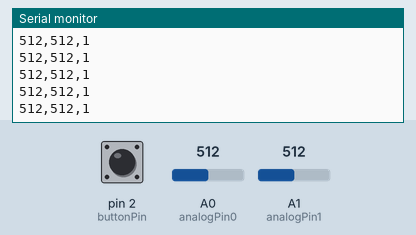
This sketch was run on a simulated Arduino Uno, built with avr-gcc and run on an emulated ATmega328P. Parts: the last lines printed to the serial monitor. The inputs (shaded band) are chosen by the test bench; at power-on: A1 (analogPin1) = 512, pin 2 (buttonPin) HIGH, A0 (analogPin0) = 512.

Above: at 9.8 s.
9.9 s: A1 (analogPin1) set to 989
At 10.7 s:
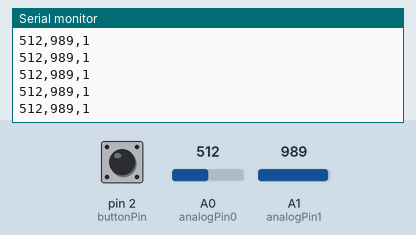
12.9 s: A1 (analogPin1) set to 1009
At 13.6 s:
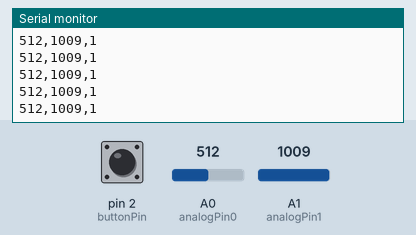
Timing chart, 0 to 15.4 s (numbered marks = the images above; inputs shaded):
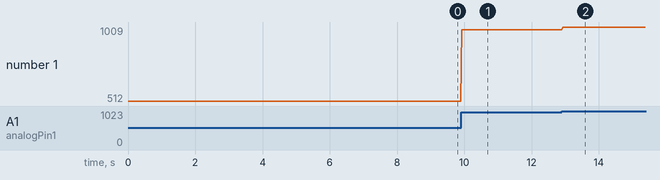

The sketch:

_2directionpot.ino
```cpp
int analogPin0 = 0;
int analogPin1 = 1;
int buttonPin = 2;

int val0 = 0;
int val1 = 0;
int buttonPressed = 0;

void setup()
{

  pinMode(buttonPin, INPUT_PULLUP);

  Serial.begin(9600);          //  setup serial
}


void loop()
{
  buttonPressed = digitalRead(buttonPin);
  val0 = analogRead(analogPin0);
  val1 = analogRead(analogPin1);

  Serial.print(val0);
  Serial.print(",");
  Serial.print(val1);
  Serial.print(",");
  Serial.println(buttonPressed);

  delay(30);
}
```

Measured:
- after the input at 9.9 s, the serial monitor: prints a new line at once (image 1)
- after the input at 12.9 s, the serial monitor: prints a new line at once (image 2)
- plotted number 1: 512 → 989 after the input at 9.9 s, 989 → 1009 after the input at 12.9 s
